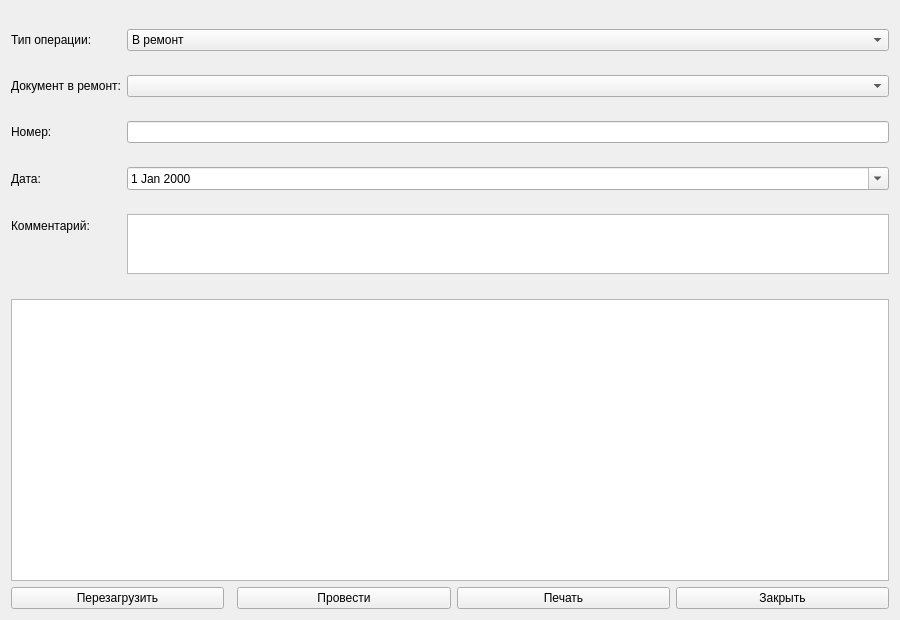
<?xml version="1.0" encoding="UTF-8"?>
<ui version="4.0">
    <class>StatusChangeForm</class>
    <widget class="QWidget" name="StatusChangeForm">
        <property name="geometry">
            <rect><x>0</x><y>0</y><width>900</width><height>620</height></rect>
        </property>
        <layout class="QVBoxLayout" name="verticalLayout">
            <item>
                <layout class="QFormLayout" name="formLayout">
                    <item row="0" column="0"><widget class="QLabel" name="labelActionType"><property name="text"><string>Тип операции:</string></property></widget></item>
                    <item row="0" column="1"><widget class="QComboBox" name="comboBoxActionType">
                        <item><property name="text"><string>В ремонт</string></property></item>
                        <item><property name="text"><string>Возврат из ремонта</string></property></item>
                        <item><property name="text"><string>Списан</string></property></item>
                        <item><property name="text"><string>Утерян</string></property></item>
                    </widget></item>
                    <item row="1" column="0"><widget class="QLabel" name="labelRepairDoc"><property name="text"><string>Документ в ремонт:</string></property></widget></item>
                    <item row="1" column="1"><widget class="QComboBox" name="comboBoxRepairDoc"/></item>
                    <item row="2" column="0"><widget class="QLabel" name="label_2"><property name="text"><string>Номер:</string></property></widget></item>
                    <item row="2" column="1"><widget class="QLineEdit" name="lineEditNumber"/></item>
                    <item row="3" column="0"><widget class="QLabel" name="label_3"><property name="text"><string>Дата:</string></property></widget></item>
                    <item row="3" column="1"><widget class="QDateEdit" name="dateEdit"><property name="calendarPopup"><bool>true</bool></property></widget></item>
                    <item row="4" column="0"><widget class="QLabel" name="label_4"><property name="text"><string>Комментарий:</string></property></widget></item>
                    <item row="4" column="1"><widget class="QTextEdit" name="textEditComment"><property name="maximumSize"><size><width>16777215</width><height>60</height></size></property></widget></item>
                </layout>
            </item>
            <item>
                <widget class="QTableView" name="tableView">
                    <property name="alternatingRowColors"><bool>true</bool></property>
                </widget>
            </item>
            <item>
                <layout class="QHBoxLayout" name="horizontalLayout">
                    <item><widget class="QPushButton" name="btnRefresh"><property name="text"><string>Перезагрузить</string></property></widget></item>
                    <item><spacer name="horizontalSpacer"><property name="orientation"><enum>Qt::Horizontal</enum></property></spacer></item>
                    <item><widget class="QPushButton" name="btnPost"><property name="text"><string>Провести</string></property></widget></item>
                    <item><widget class="QPushButton" name="btnPrint"><property name="text"><string>Печать</string></property></widget></item>
                    <item><widget class="QPushButton" name="btnClose"><property name="text"><string>Закрыть</string></property></widget></item>
                </layout>
            </item>
        </layout>
    </widget>
    <resources/>
    <connections/>
</ui>
